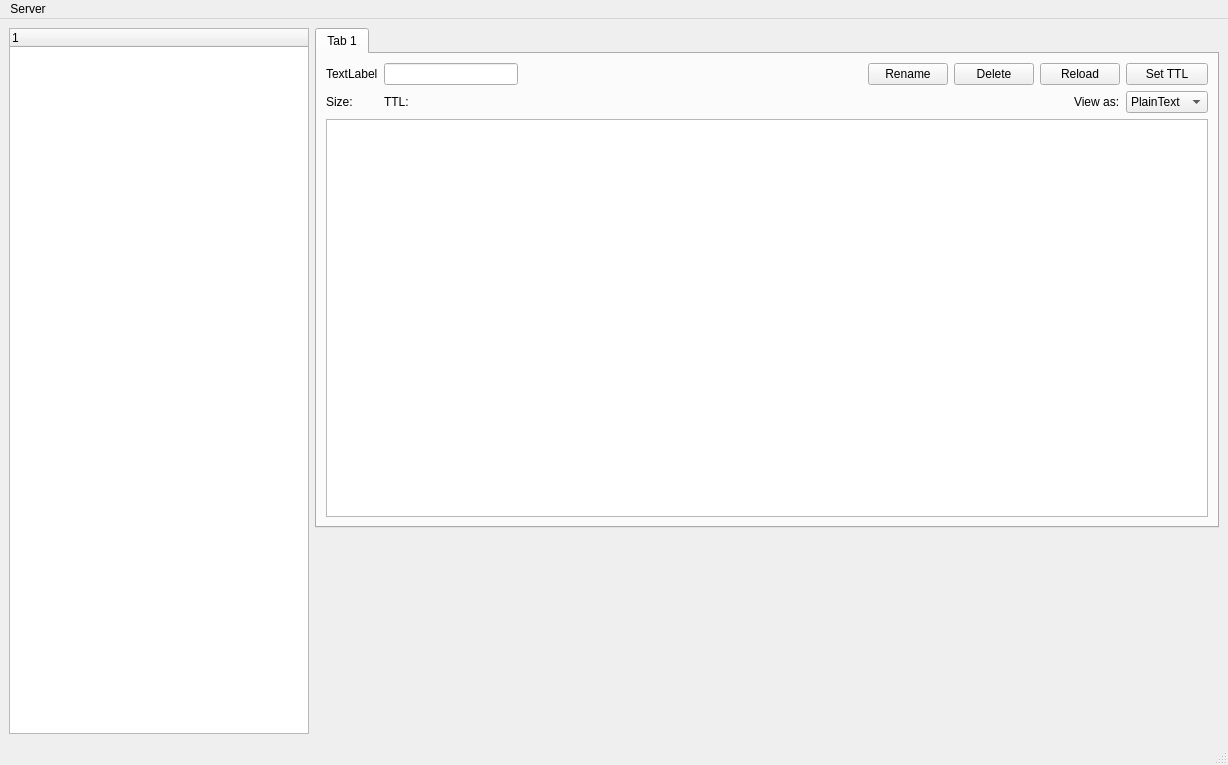
<?xml version="1.0" encoding="UTF-8"?>
<ui version="4.0">
 <class>MainWindow</class>
 <widget class="QMainWindow" name="MainWindow">
  <property name="geometry">
   <rect>
    <x>0</x>
    <y>0</y>
    <width>1228</width>
    <height>765</height>
   </rect>
  </property>
  <property name="windowTitle">
   <string>MainWindow</string>
  </property>
  <widget class="QWidget" name="centralwidget">
   <layout class="QGridLayout" name="gridLayout">
    <item row="1" column="1">
     <widget class="QWidget" name="terminalWidget" native="true"/>
    </item>
    <item row="0" column="0" rowspan="2">
     <widget class="QTreeWidget" name="treeWidget">
      <property name="maximumSize">
       <size>
        <width>300</width>
        <height>16777215</height>
       </size>
      </property>
     </widget>
    </item>
    <item row="0" column="1">
     <widget class="QTabWidget" name="tabWidget">
      <property name="maximumSize">
       <size>
        <width>16777215</width>
        <height>500</height>
       </size>
      </property>
      <property name="currentIndex">
       <number>0</number>
      </property>
      <widget class="QWidget" name="tab">
       <attribute name="title">
        <string>Tab 1</string>
       </attribute>
       <layout class="QGridLayout" name="gridLayout_2">
        <item row="0" column="0">
         <widget class="QLabel" name="typeLabel">
          <property name="text">
           <string>TextLabel</string>
          </property>
         </widget>
        </item>
        <item row="0" column="1">
         <widget class="QLineEdit" name="keyLineEdit"/>
        </item>
        <item row="0" column="2">
         <spacer name="horizontalSpacer_2">
          <property name="orientation">
           <enum>Qt::Horizontal</enum>
          </property>
          <property name="sizeHint" stdset="0">
           <size>
            <width>338</width>
            <height>20</height>
           </size>
          </property>
         </spacer>
        </item>
        <item row="0" column="3">
         <widget class="QPushButton" name="renameBtn">
          <property name="text">
           <string>Rename</string>
          </property>
         </widget>
        </item>
        <item row="0" column="4">
         <widget class="QPushButton" name="deleteBtn">
          <property name="text">
           <string>Delete</string>
          </property>
         </widget>
        </item>
        <item row="0" column="5" colspan="2">
         <widget class="QPushButton" name="reloadBtn">
          <property name="text">
           <string>Reload</string>
          </property>
         </widget>
        </item>
        <item row="0" column="7">
         <widget class="QPushButton" name="setTtlBtn">
          <property name="text">
           <string>Set TTL</string>
          </property>
         </widget>
        </item>
        <item row="1" column="0">
         <widget class="QLabel" name="sizeLabel">
          <property name="text">
           <string>Size:</string>
          </property>
         </widget>
        </item>
        <item row="1" column="1">
         <widget class="QLabel" name="ttlLabel">
          <property name="text">
           <string>TTL:</string>
          </property>
         </widget>
        </item>
        <item row="1" column="2" colspan="4">
         <spacer name="horizontalSpacer">
          <property name="orientation">
           <enum>Qt::Horizontal</enum>
          </property>
          <property name="sizeHint" stdset="0">
           <size>
            <width>40</width>
            <height>20</height>
           </size>
          </property>
         </spacer>
        </item>
        <item row="1" column="6">
         <widget class="QLabel" name="label_4">
          <property name="text">
           <string>View as:</string>
          </property>
         </widget>
        </item>
        <item row="1" column="7">
         <widget class="QComboBox" name="comboBox">
          <item>
           <property name="text">
            <string>PlainText</string>
           </property>
          </item>
          <item>
           <property name="text">
            <string>Json</string>
           </property>
          </item>
         </widget>
        </item>
        <item row="2" column="0" colspan="8">
         <widget class="QTextEdit" name="textEdit"/>
        </item>
       </layout>
      </widget>
     </widget>
    </item>
   </layout>
  </widget>
  <widget class="QMenuBar" name="menubar">
   <property name="geometry">
    <rect>
     <x>0</x>
     <y>0</y>
     <width>1228</width>
     <height>21</height>
    </rect>
   </property>
   <widget class="QMenu" name="menuServer">
    <property name="title">
     <string>Server</string>
    </property>
    <addaction name="actionConnect"/>
    <addaction name="actionDisconnect"/>
   </widget>
   <addaction name="menuServer"/>
  </widget>
  <widget class="QStatusBar" name="statusbar"/>
  <action name="actionConnect">
   <property name="text">
    <string>Connect</string>
   </property>
  </action>
  <action name="actionDisconnect">
   <property name="text">
    <string>Disconnect</string>
   </property>
  </action>
 </widget>
 <resources/>
 <connections/>
</ui>
